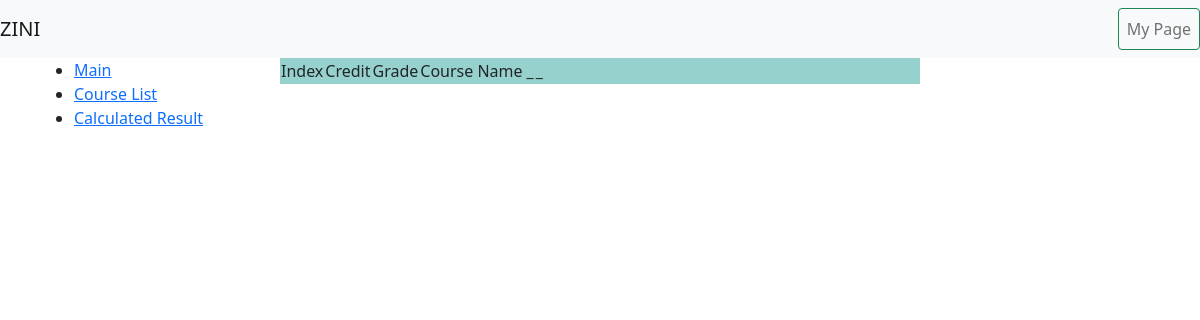
/list/, run on an earlier commit of the app's database.
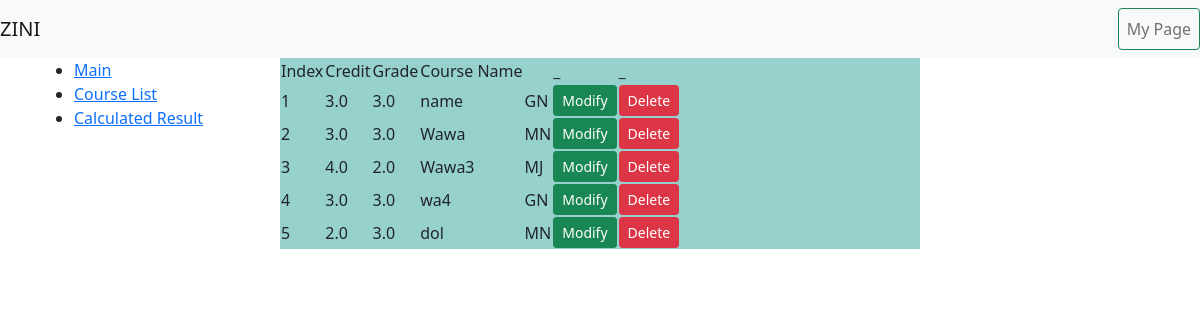
And on a later commit of the database.
### gpa_calculator/models.py (models this page shows)
class Course(models.Model):
    TYPE={
        ("MJ","major"),
        ("MN","minor"),
        ("GN","general"),
    }
    STANDARD={
        (4.5,'4.5'),
        (4.3,'4.3'),
        (3.7,'3.7')
    }
    course_name=models.CharField(max_length=200)
    course_type=models.CharField(max_length=200,choices=TYPE)
    grade=models.FloatField()
    credits=models.FloatField()
    standard=models.FloatField(choices=STANDARD,null=True)

### gpa_calculator/views.py (the view)
# urls.py: path('list/',CourseListView.as_view(),name="list"),
class CourseListView(ListView):
    model=Course
    template_name = 'list.html'
    context_object_name = 'courses'
    def get_context_data(self, **kwargs):
        context = super().get_context_data(**kwargs)
        context['form'] = CourseInputForm()
        return context

### gpa_calculator/templates/list.html (shortened to what this page needs)
{%extends 'base.html'%}
{%block content%}
<div class="container">
    <div class="container-fluid">
        <div class="column" style="background-color:#96D1CD;">
                <table>
                    <thead>
                        <tr>
                            <td>Index</td>
                            <td>Credit</td>
                            <td>Grade</td>
                            <td>Course Name</td>
                            <td></td>
                            <td>_</td>
                            <td>_</td>
                        </tr>
                    </thead>
                    <tbody>
                        {%for course in object_list%}
                        <tr>
                            <td>{{forloop.counter}}</td>
                            <td>{{course.credits}}</td>
                            <td>{{course.grade}}</td>
                            <td>{{course.course_name}}</td>
                            <td>{{course.course_type}}</td>
                            <td><a href="#" class="btn btn-success btn-sm">Modify</a></td>
                            <td><a href="#" class="btn btn-danger btn-sm">Delete</a></td>
                        </tr>
                        {% endfor %}
                    </tbody>
                </table>
            </div>
    </div>
</div>
{%endblock%}

### templates/base.html (shortened to what this page needs)
<!DOCTYPE html>
<html lang="en">
<head>
    <link href="https://cdn.jsdelivr.net/npm/bootstrap@5.0.0-beta1/dist/css/bootstrap.min.css" rel="stylesheet">
</head>
<body>
<nav class="navbar navbar-expand-lg navbar-light bg-light">
    <a class="navbar-brand" href="/">ZINI</a>
    <div class="collapse navbar-collapse justify-content-end" id="navbarSupportedContent">
        <ul class="navbar-nav justify-content-end">
            <li class="nav-item active">
                <a class="nav-link btn btn-outline-success" href="{%url 'register' %}">My Page</a>
            </li>
        </ul>
    </div>
</nav>
<div class="container">
    <div class="row">
        <div class="col-md-2">
            <div class="navigator">
            <ul>
                <li><a href="{% url 'register' %}">Main</a></li>
                <li><a href="{% url 'list' %}">Course List</a></li>
                <li><a href="{% url 'result' %}">Calculated Result</a></li>
            </ul>
            </div>
        </div>
        <div class="col-md-8 panel panel-default">
            {% block content%}
            {% endblock %}
        </div>
    </div>
</div>
</body>
</html>

What changed in the data, as far as the page shows it:
added Course: credits "3.0", grade "3.0", course_name "name", course_type "GN"
added Course: credits "3.0", grade "3.0", course_name "Wawa", course_type "MN"
added Course: credits "4.0", grade "2.0", course_name "Wawa3", course_type "MJ"
added Course: credits "3.0", grade "3.0", course_name "wa4", course_type "GN"
added Course: credits "2.0", grade "3.0", course_name "dol", course_type "MN"
